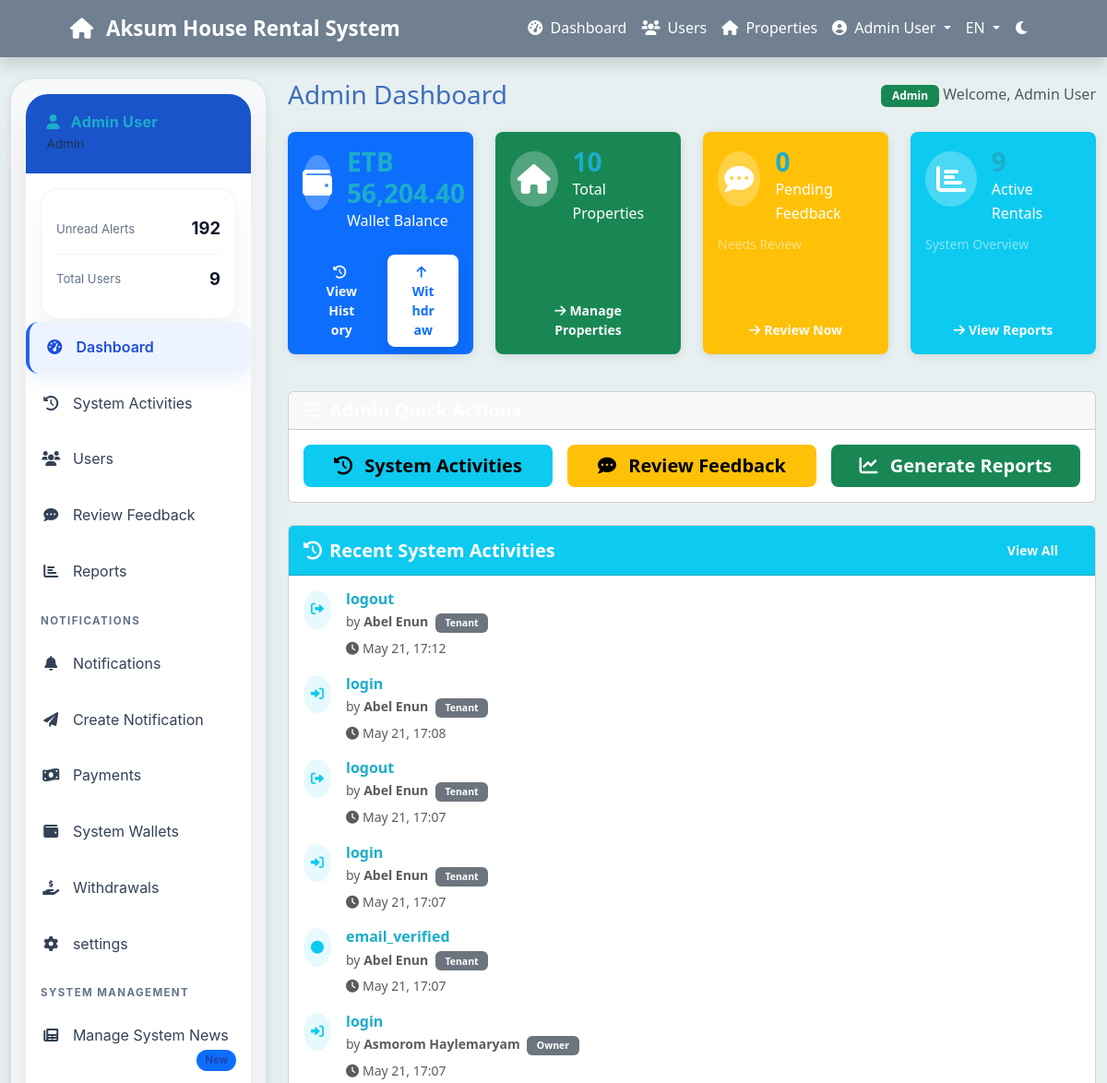
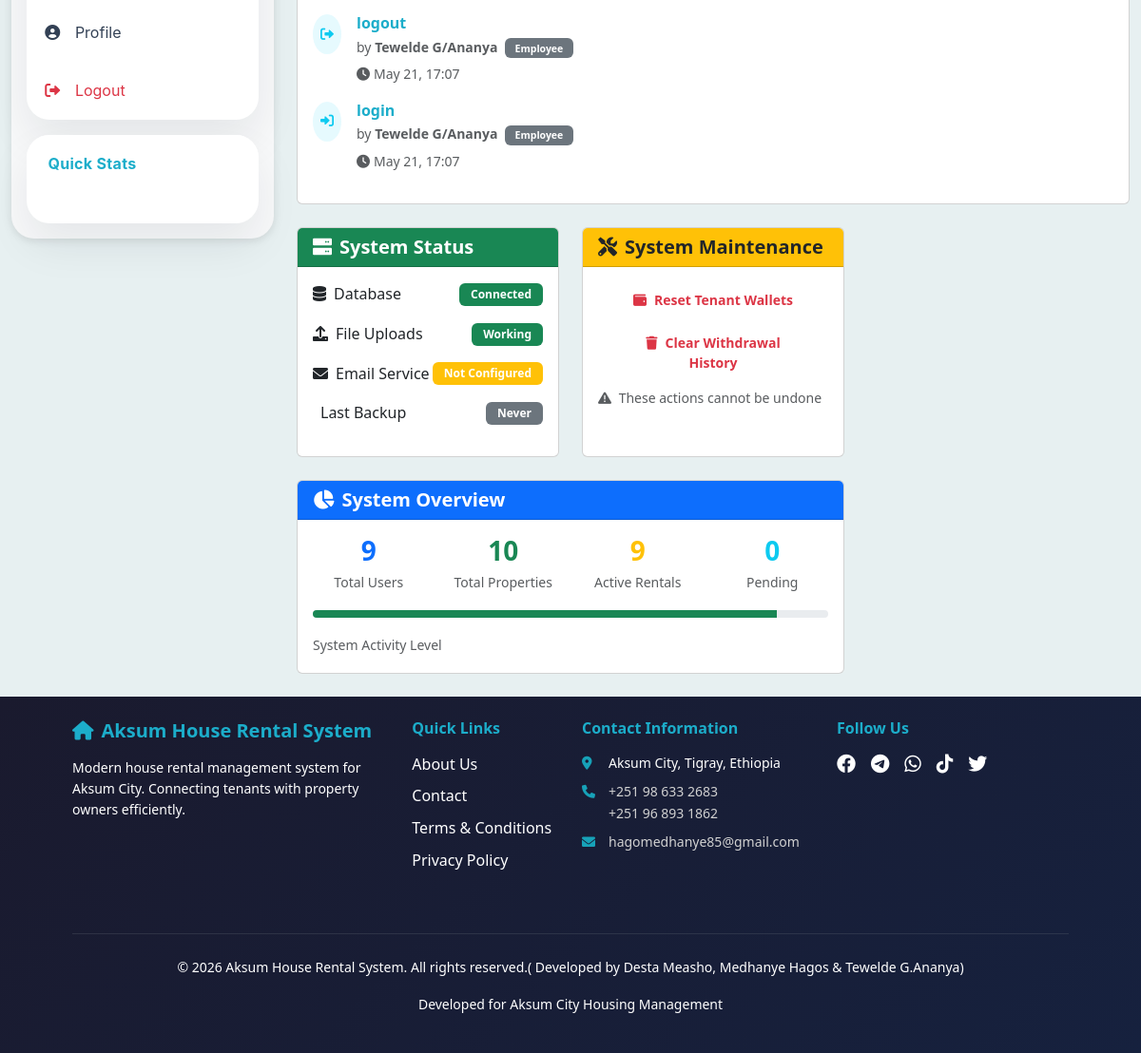
Page /admin/dashboard.php (signed in) on the committed database (2 pictures, top to bottom).
### tables this page shows
CREATE TABLE `wallets` (
  `wallet_id` int(11) NOT NULL,
  `user_id` int(11) NOT NULL,
  `balance` decimal(15,2) DEFAULT 0.00,
  `created_at` timestamp NOT NULL DEFAULT current_timestamp(),
  `updated_at` timestamp NOT NULL DEFAULT current_timestamp() ON UPDATE current_timestamp()
);

CREATE TABLE `audit_log` (
  `log_id` int(11) NOT NULL,
  `user_id` int(11) DEFAULT NULL,
  `action` varchar(100) NOT NULL,
  `table_name` varchar(50) DEFAULT NULL,
  `record_id` int(11) DEFAULT NULL,
  `old_value` text DEFAULT NULL,
  `new_value` text DEFAULT NULL,
  `ip_address` varchar(45) DEFAULT NULL,
  `user_agent` text DEFAULT NULL,
  `created_at` timestamp NOT NULL DEFAULT current_timestamp()
);

CREATE TABLE `users` (
  `user_id` int(11) NOT NULL,
  `full_name` varchar(100) NOT NULL,
  `email` varchar(100) NOT NULL,
  `phone` varchar(20) DEFAULT NULL,
  `password_hash` varchar(255) NOT NULL,
  `role` enum('tenant','owner','employee','admin') NOT NULL,
  `id_number` varchar(50) DEFAULT NULL,
  `address` text DEFAULT NULL,
  `id_image` varchar(255) DEFAULT NULL,
  `profile_image` varchar(255) DEFAULT NULL,
  `profile_picture` varchar(255) DEFAULT NULL,
  `is_verified` tinyint(1) DEFAULT 0,
  `verification_token` varchar(255) DEFAULT NULL,
  `token_expires_at` datetime DEFAULT NULL,
  `is_active` tinyint(1) DEFAULT 1,
  `status` enum('active','inactive','suspended','pending') DEFAULT 'pending',
  `created_at` timestamp NOT NULL DEFAULT current_timestamp(),
  `updated_at` timestamp NOT NULL DEFAULT current_timestamp() ON UPDATE current_timestamp(),
  `login_attempts` int(11) DEFAULT 0 COMMENT 'Number of failed login attempts',
  `last_attempt_time` timestamp NULL DEFAULT NULL COMMENT 'Time of last failed login attempt',
  `lockout_until` timestamp NULL DEFAULT NULL COMMENT 'Time until account is locked out',
  `force_password_change` tinyint(1) DEFAULT 0
);

### admin/dashboard.php (the view, shortened to what the rows shown need)
<?php
require_once '../includes/config.php';
require_once '../includes/wallet-functions.php';
$session->requireRole('admin');
$admin_id = $session->getUserId();
$wallet_balance = getWalletBalance($admin_id);
$sql = "SELECT al.*, u.full_name, u.role as user_role
        FROM audit_log al
        LEFT JOIN users u ON al.user_id = u.user_id
        ORDER BY al.created_at DESC LIMIT 8";
$stmt = $db->prepare($sql);
$recent_activities = $db->getMultiple($stmt);
include '../includes/header.php';
?>
<div class="container-fluid mt-4">
    <div class="row">
        <div class="col-lg-9">
            <div class="d-flex justify-content-between align-items-center mb-4">
                <h1 class="h3 mb-0"><?php echo t('admin_dashboard_title'); ?></h1>
            </div>
            <div class="row mb-4">
                <div class="col-lg-3 col-md-6 mb-3">
                    <div class="card dashboard-card bg-primary text-white h-100">
                        <div class="card-body">
                            <div class="d-flex align-items-center">
                                <div class="ms-3">
                                    <h3 class="mb-0">ETB <?php echo number_format(max(0, $wallet_balance), 2); ?></h3>
                                    <p class="mb-0"><?php echo t('dashboard_wallet_balance'); ?></p>
                                </div>
                            </div>
                        </div>
                    </div>
                </div>
            </div>
            <div class="row">
                <div class="col-lg-12 mb-4">
                    <div class="card h-100">
                        <div class="card-body">
                            <?php if (empty($recent_activities)): ?>
                                <div class="text-center text-muted py-3">
                                    <i class="fas fa-history fa-3x mb-3"></i>
                                    <p><?php echo t('no_recent_activities'); ?></p>
                                </div>
                            <?php else: ?>
                                <div class="activity-timeline">
                                    <?php foreach ($recent_activities as $activity): ?>
                                        <div class="d-flex mb-3">
                                            <div class="flex-shrink-0">
                                                <div class="activity-icon bg-info bg-opacity-10 text-info rounded-circle p-2">
                                                    <i class="fas fa-<?php echo getActivityIcon($activity['action']); ?> fa-sm"></i>
                                                </div>
                                            </div>
                                            <div class="flex-grow-1 ms-3">
                                                <h6 class="mb-1"><?php echo htmlspecialchars($activity['action']); ?></h6>
                                                <p class="mb-1 text-muted small">
                                                    <?php if ($activity['full_name']): ?>
                                                        by <strong><?php echo htmlspecialchars($activity['full_name']); ?></strong>
                                                        <span class="badge bg-secondary ms-1"><?php echo ucfirst($activity['user_role'] ?? 'Unknown'); ?></span>
                                                    <?php endif; ?>
                                                </p>
                                                <small class="text-muted">
                                                    <i class="fas fa-clock me-1"></i><?php echo formatDate($activity['created_at'], 'M d, H:i'); ?>
                                                </small>
                                            </div>
                                        </div>
                                    <?php endforeach; ?>
                                </div>
                            <?php endif; ?>
                        </div>
                    </div>
                </div>
            </div>
        </div>
    </div>
</div>
<?php
function getActivityIcon($action) {
    $icons = [
        'login' => 'sign-in-alt',
        'logout' => 'sign-out-alt',
        'register' => 'user-plus',
        'create' => 'plus',
        'update' => 'edit',
        'delete' => 'trash',
        'payment' => 'credit-card',
        'request' => 'paper-plane',
        'approval' => 'check',
        'rejection' => 'times',
        'maintenance' => 'tools',
        'feedback' => 'comment',
        'agreement' => 'file-contract',
        'property' => 'home',
        'user' => 'user'
    ];
    foreach ($icons as $key => $icon) {
        if (stripos($action, $key) !== false) {
            return $icon;
        }
    }
    return 'circle';
}
?>
<?php include '../includes/footer.php'; ?>

### rows in the picture
wallets: balance "56,204.40"
audit_log: action "logout", user.full_name "Abel Enun", user.role "Tenant", created_at "May 21, 17:12"
audit_log: action "login", user.full_name "Abel Enun", user.role "Tenant", created_at "May 21, 17:08"
audit_log: action "logout", user.full_name "Abel Enun", user.role "Tenant", created_at "May 21, 17:07"
audit_log: action "login", user.full_name "Abel Enun", user.role "Tenant", created_at "May 21, 17:07"
audit_log: action "email_verified", user.full_name "Abel Enun", user.role "Tenant", created_at "May 21, 17:07"
audit_log: action "login", user.full_name "Asmorom Haylemaryam", user.role "Owner", created_at "May 21, 17:07"
audit_log: action "logout", user.full_name "Tewelde G/Ananya", user.role "Employee", created_at "May 21, 17:07"
audit_log: action "login", user.full_name "Tewelde G/Ananya", user.role "Employee", created_at "May 21, 17:07"

### other values in the picture
t('site_name') "Aksum House Rental System"
t('dashboard') "Dashboard"
t('users') "Users"
t('properties') "Properties"
$_SESSION['user_name'] "Admin User"
get_current_language() "EN"
$role_labels[$_SESSION['user_role'] ?? 'user'] "Admin"
$item['label'] "Unread Alerts"
$item['value'] "192"
$item['label'] "Total Users"
$item['value'] "9"
t('system_activities') "System Activities"
t('review_feedback') "Review Feedback"
t('reports') "Reports"
t('notifications_section') "NOTIFICATIONS"
